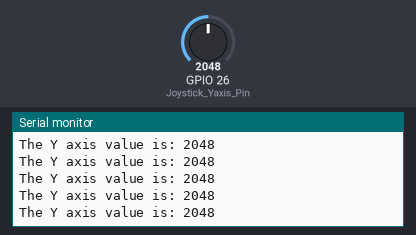
A sketch run on a simulated ESP32. Shown: the last lines printed to the serial monitor. The inputs (shaded band) are chosen by the test bench; at power-on: GPIO 26 (Joystick_Yaxis_Pin) = 2048.

Above: at 1.2 s.
1.3 s: GPIO 26 (Joystick_Yaxis_Pin) set to 2866
At 1.31 s:
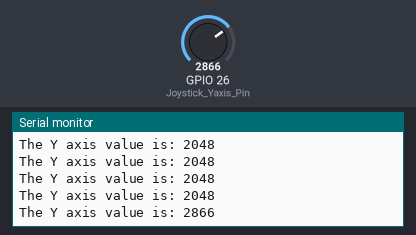
2.8 s: GPIO 26 (Joystick_Yaxis_Pin) set to 3603
At 2.81 s:
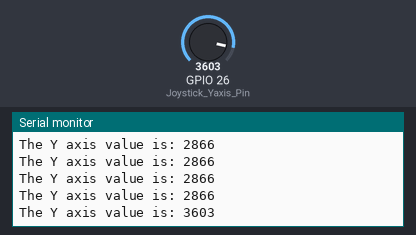
Timing chart, 0 to 5.8 s (numbered marks = the images above; inputs shaded):
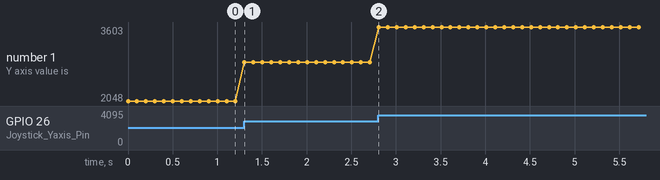

Measured:
- after the input at 1.3 s, the serial monitor: prints a new line at once (image 1)
- after the input at 2.8 s, the serial monitor: prints a new line at once (image 2)
- plotted number 1: 2048 → 2866 after the input at 1.3 s, 2866 → 3603 after the input at 2.8 s

The sketch:

Lab4_1a.ino
```cpp
/*
  Resolution for Lab 4, 1.a) for the
  Energia workshop with Educational Boosterpack Mk II by Luís Afonso

  Made in 12/02/2016 by Luís Afonso
*/

/*
    Macro for the pin reading the joystick y axis value
    In Energia you can use the pin number just fine and this will make this
  code work in any launchpad since all follow a boosterpack standard.
*/
#define Joystick_Yaxis_Pin 26

void setup()
{

  /* Initialize serial at 9600 */
  Serial.begin(9600);
}

void loop()
{
  /* Read and store the analog value at the joystick Y axis pin in Yaxis_Value */
  int Yaxis_Value = analogRead(Joystick_Yaxis_Pin);

  Serial.print("The Y axis value is: ");
  Serial.println(Yaxis_Value);

  delay(100);


}
```
